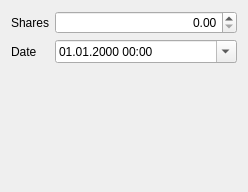
<?xml version="1.0" encoding="UTF-8"?>
<ui version="4.0">
 <class>SecurityTransferDialog</class>
 <widget class="QDialog" name="SecurityTransferDialog">
  <property name="windowModality">
   <enum>Qt::WindowModal</enum>
  </property>
  <property name="geometry">
   <rect>
    <x>0</x>
    <y>0</y>
    <width>248</width>
    <height>192</height>
   </rect>
  </property>
  <property name="sizePolicy">
   <sizepolicy hsizetype="Preferred" vsizetype="Preferred">
    <horstretch>0</horstretch>
    <verstretch>0</verstretch>
   </sizepolicy>
  </property>
  <property name="windowTitle">
   <string>Dialog</string>
  </property>
  <property name="locale">
   <locale language="English" country="UnitedKingdom"/>
  </property>
  <layout class="QVBoxLayout" name="verticalLayout">
   <item>
    <layout class="QFormLayout" name="formLayout">
     <item row="0" column="0">
      <widget class="QLabel" name="sharesLabel">
       <property name="text">
        <string>Shares</string>
       </property>
      </widget>
     </item>
     <item row="0" column="1">
      <widget class="QDoubleSpinBox" name="sharesDoubleSpinBox">
       <property name="alignment">
        <set>Qt::AlignRight|Qt::AlignTrailing|Qt::AlignVCenter</set>
       </property>
       <property name="showGroupSeparator" stdset="0">
        <bool>true</bool>
       </property>
       <property name="maximum">
        <double>10000000000000000.000000000000000</double>
       </property>
      </widget>
     </item>
     <item row="1" column="0">
      <widget class="QLabel" name="dateLabel">
       <property name="text">
        <string>Date</string>
       </property>
      </widget>
     </item>
     <item row="1" column="1">
      <widget class="QDateTimeEdit" name="dateTimeEdit">
       <property name="displayFormat">
        <string>dd.MM.yyyy hh:mm</string>
       </property>
       <property name="calendarPopup">
        <bool>true</bool>
       </property>
      </widget>
     </item>
    </layout>
   </item>
   <item>
    <widget class="QDialogButtonBox" name="buttonBox">
     <property name="standardButtons">
      <set>QDialogButtonBox::NoButton</set>
     </property>
    </widget>
   </item>
  </layout>
 </widget>
 <resources/>
 <connections/>
</ui>
